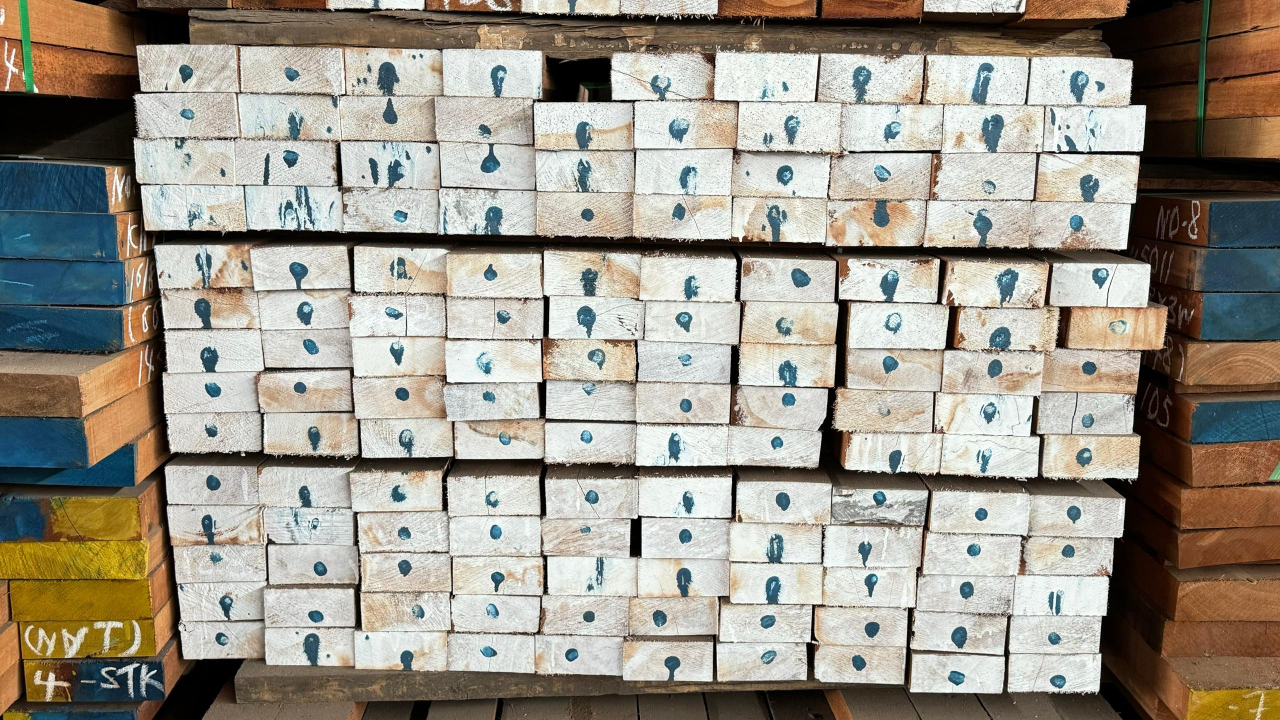
#> input picture src/assets/log_4.jpg, 2560 x 1440 px (shown at 1/2 size)
$ python main.py
#> lines starting #> are read from the running program, lines starting #| are printed output that depends on the picture; after the words box and inside, x2 and y2 are one past the last pixel; in counts of white or black regions, pixels touching at a corner belong together
### src/util/ImageHelper.py
import cv2
from matplotlib import pyplot as plt


class ImageHelper:

    def __init__(self):
        pass

    @staticmethod
    def load_image(img_url):
#> called with img_url = 'assets/log_4.jpg'
        if img_url is None:
            print(f"invalid image url")
            return
        return cv2.imread(img_url)
#> returned value is the input picture: shape (1440, 2560, 3); mean B, G, R 139.6, 151.2, 156.4

    @staticmethod
    def resize_window(img):
        return cv2.resize(img, (960, 540))

    # [17 lines left out: function read_and_plot_img, not called in this run]

### src/algorithm/polygon_detection.py
import cv2
from ..util.ImageHelper import ImageHelper
import numpy as np


# [70 lines left out: functions count_logs, rectangle_detect, not called in this run]


def detect(img_url):
    if img_url is None: return
    img = ImageHelper.load_image(img_url)

    gray = cv2.cvtColor(img, cv2.COLOR_BGR2GRAY)
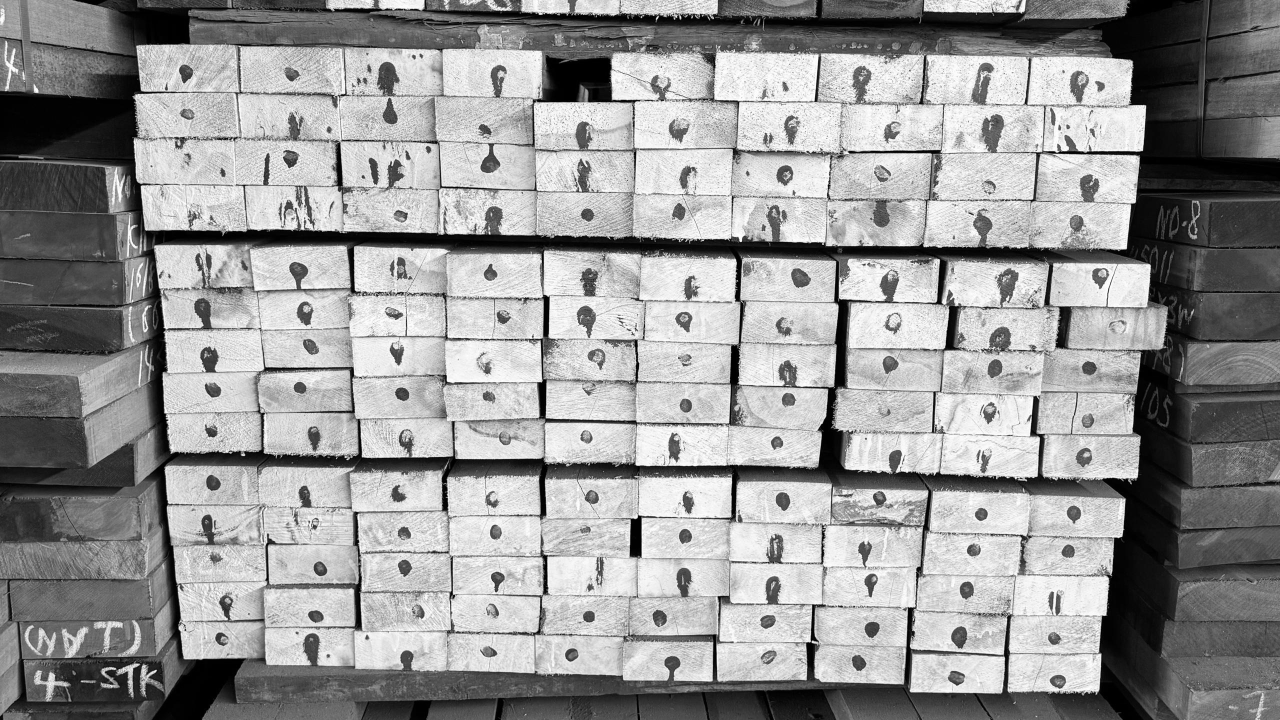
#> gray: shape (1440, 2560) (shown at 1/2 size); min 0, max 255, mean 151.4
    blur = cv2.medianBlur(gray, 5)
    blurred = cv2.GaussianBlur(blur, (5, 5), 0)

    sharpen_kernel = np.array([[-1, -1, -1], [-1, 9, -1], [-1, -1, -1]])
    sharpen = cv2.filter2D(blurred, -1, sharpen_kernel)

    thresh = cv2.threshold(sharpen, 183, 255, cv2.THRESH_BINARY)[1]
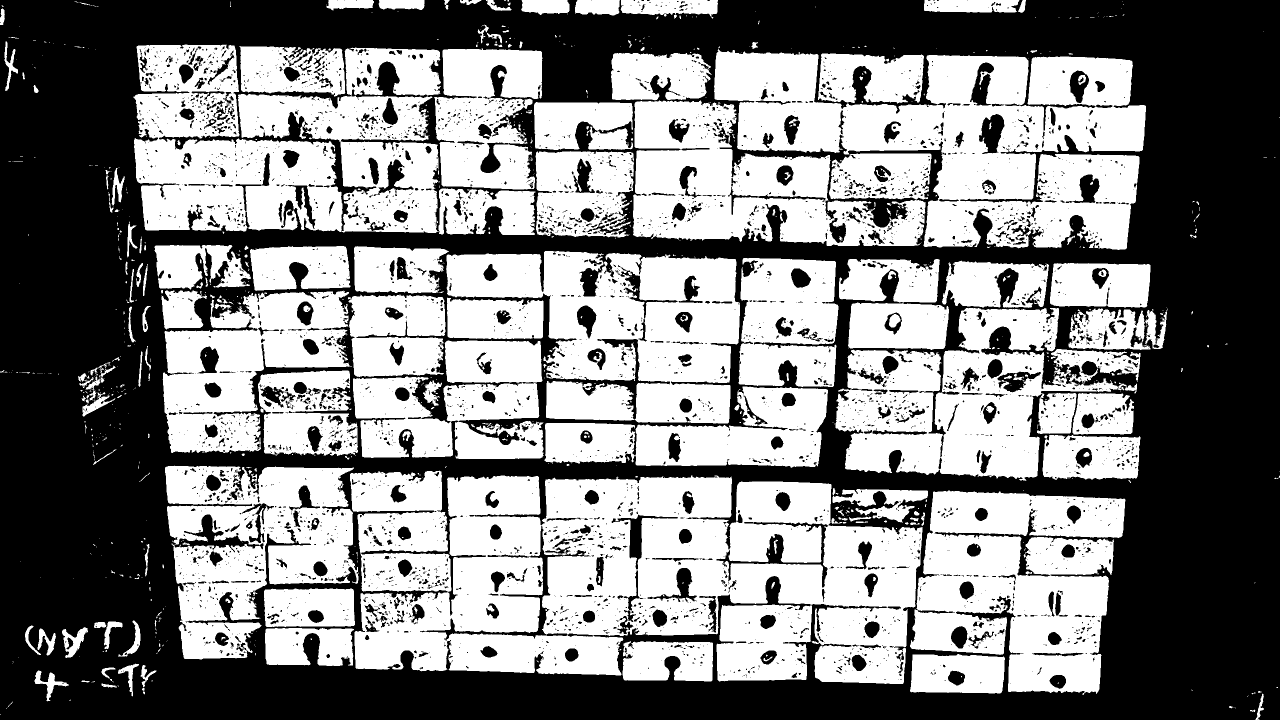
#> thresh: shape (1440, 2560) (shown at 1/2 size); 51.6% white; 4536 black regions (3692 under 20 px)
    kernel = cv2.getStructuringElement(cv2.MORPH_RECT, (1, 1))
    close = cv2.morphologyEx(thresh, cv2.MORPH_RECT, kernel, iterations=1)

    contours, _ = cv2.findContours(close.copy(), cv2.RETR_EXTERNAL, cv2.CHAIN_APPROX_SIMPLE)
#> contours = 869 contours, 724 with area under 20; largest, box (x1, y1, x2, y2) and area: (700, 941, 1845, 1368) 386159, (1428, 97, 2292, 500) 198736, (267, 89, 882, 466) 178338, (892, 502, 1480, 847) 130475, (1820, 981, 2251, 1390) 125324

    min_contour_area = 200  # Adjust this value based on the typical size of logs in your images
    #filtered_contours = [cnt for cnt in contours if cv2.contourArea(cnt) > min_contour_area]

    filtered_contours = []
    for cnt in contours:
        ep = 0.02 * cv2.arcLength(cnt, True)
        approx = cv2.approxPolyDP(cnt, ep, True)
        print(len(approx))

        if len(approx) == 4:
            x, y, w, h = cv2.boundingRect(approx)
            cv2.rectangle(img, (x, y), (x + w, y + h), (0, 0, 255), 5)

        area = cv2.contourArea(cnt)
        if area > min_contour_area:
            filtered_contours.append(cnt)
#> this loop made 869 passes
#> (ep, approx, x, y, w, h, area) on pass 31: (10.67, [[2009, 1316], [1825, 1309], [1820, 1382], [2000, 1386]], 1820, 1309, 190, 78, 13500.5)
#> (ep, x, y, w, h) on passes 73, 80, 90, 112, 118, 128: (0.08, 326, 1217, 2, 2), (10.53, 528, 1177, 182, 77), (0.148, 259, 1153, 4, 2), (0.108, 287, 1097, 2, 3), (2.9, 289, 1088, 9, 65), (0.08, 1792, 1056, 2, 2)
#| 2
#| 13
#| 4
#| 2
#| 12
#| 5
#| 4
#| 4
#> (further printed lines are left out)
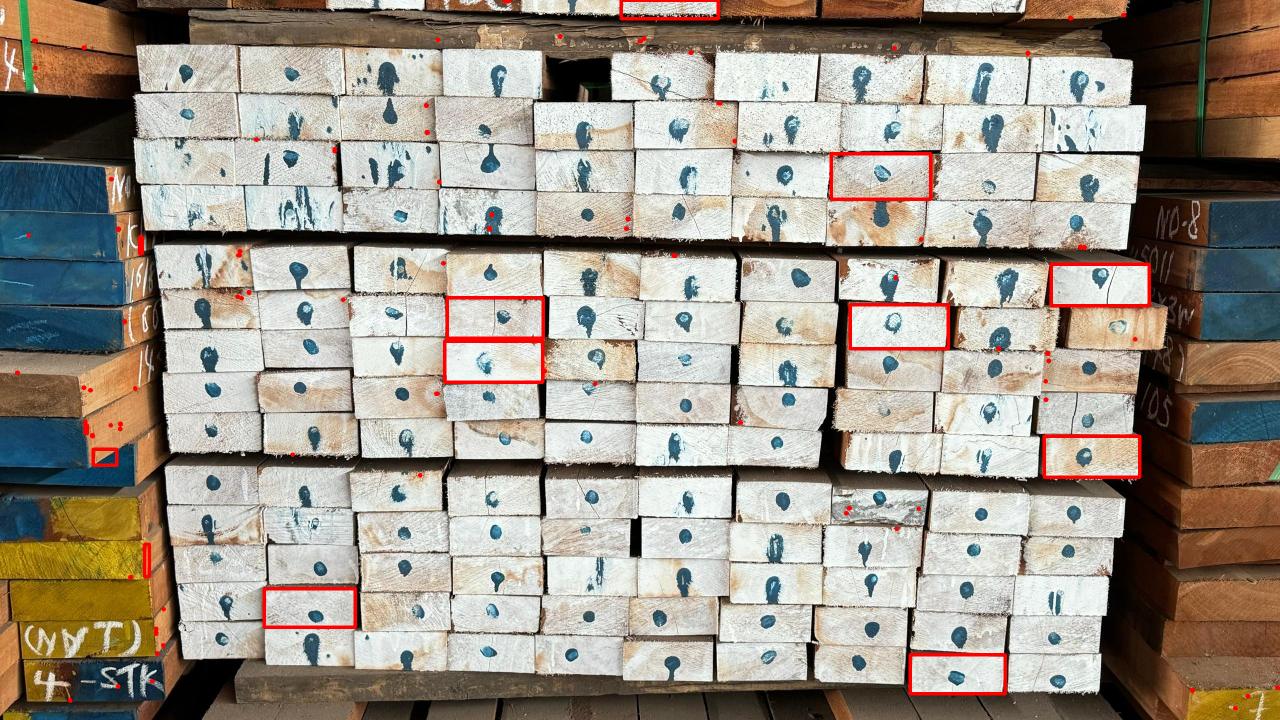
#> img: shape (1440, 2560, 3) (shown at 1/2 size); 1.13% of pixels changed, all inside (x1, y1, x2, y2) = (30, 0, 2560, 1421)
#> after the loop, filtered_contours = 68 contours; largest, box (x1, y1, x2, y2) and area: (700, 941, 1845, 1368) 386159, (1428, 97, 2292, 500) 198736, (267, 89, 882, 466) 178338, (892, 502, 1480, 847) 130475, (1820, 981, 2251, 1390) 125324

    num_logs = len(filtered_contours)
#> num_logs = 68

    #cv2.drawContours(img, filtered_contours, -1, (0, 255, 0), 2)  # Green contours

    cv2.imshow("Contours", ImageHelper.resize_window(img))
#> in resize_window, `return cv2.resize(img, (960, 540))`:
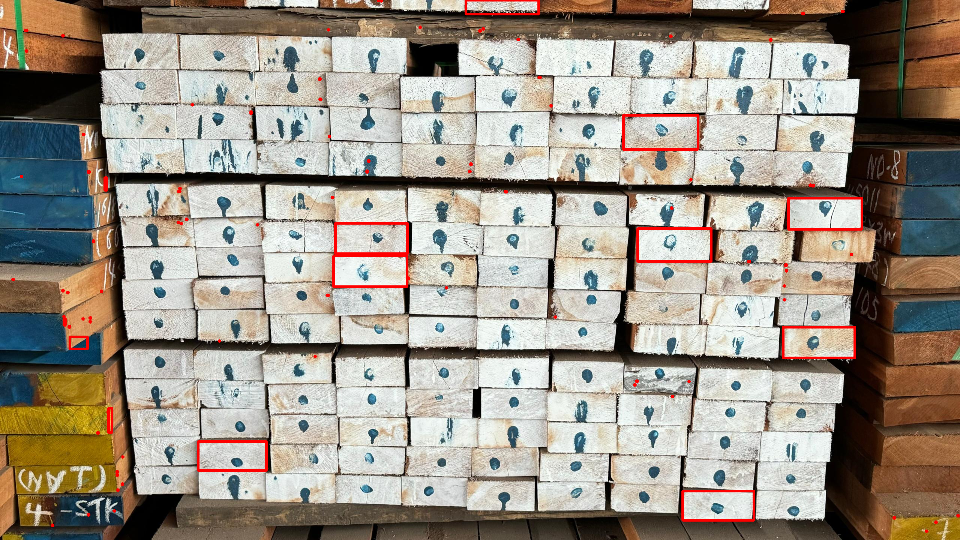
#> returned value: shape (540, 960, 3); mean of channels 0, 1, 2 138, 149.4, 157.4; drawn as B, G, R
    cv2.imshow("close", ImageHelper.resize_window(close))
#> in resize_window (call 2), `return cv2.resize(img, (960, 540))`:
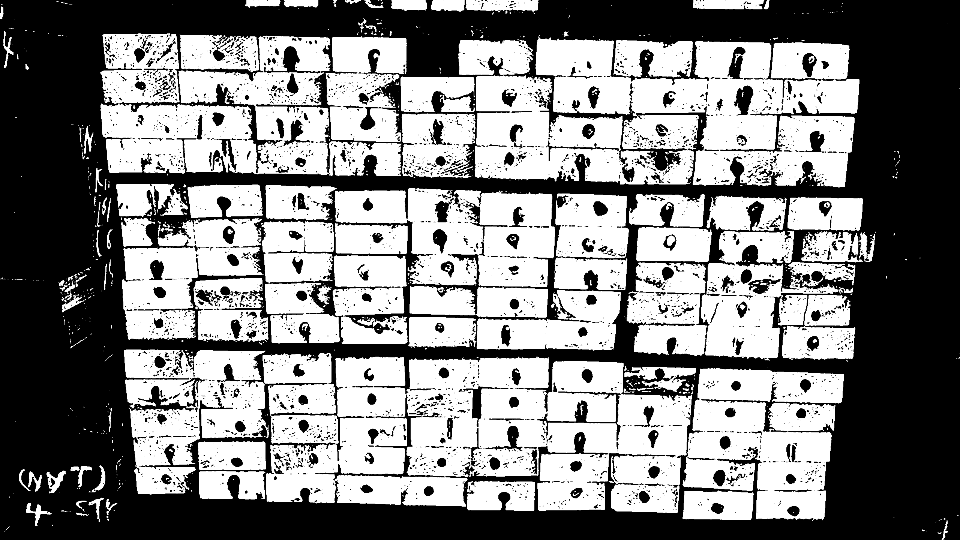
#> returned value: shape (540, 960); min 0, max 255, mean 131.5
    cv2.waitKey(0)
    cv2.destroyAllWindows()
    return num_logs


# AI generated code
# [30 lines left out: function detect_logs, not called in this run]

### src/main.py
from src.algorithm import polygon_detection as polygon_detect

img_url = "assets/log_4.jpg"
num_logs = polygon_detect.detect(img_url)
#> num_logs = 68

print(num_logs)
#| 68
#polygon_detect.detect_logs(img_url)

$ run again, with src/assets/log_1.jpg copied over src/assets/log_4.jpg
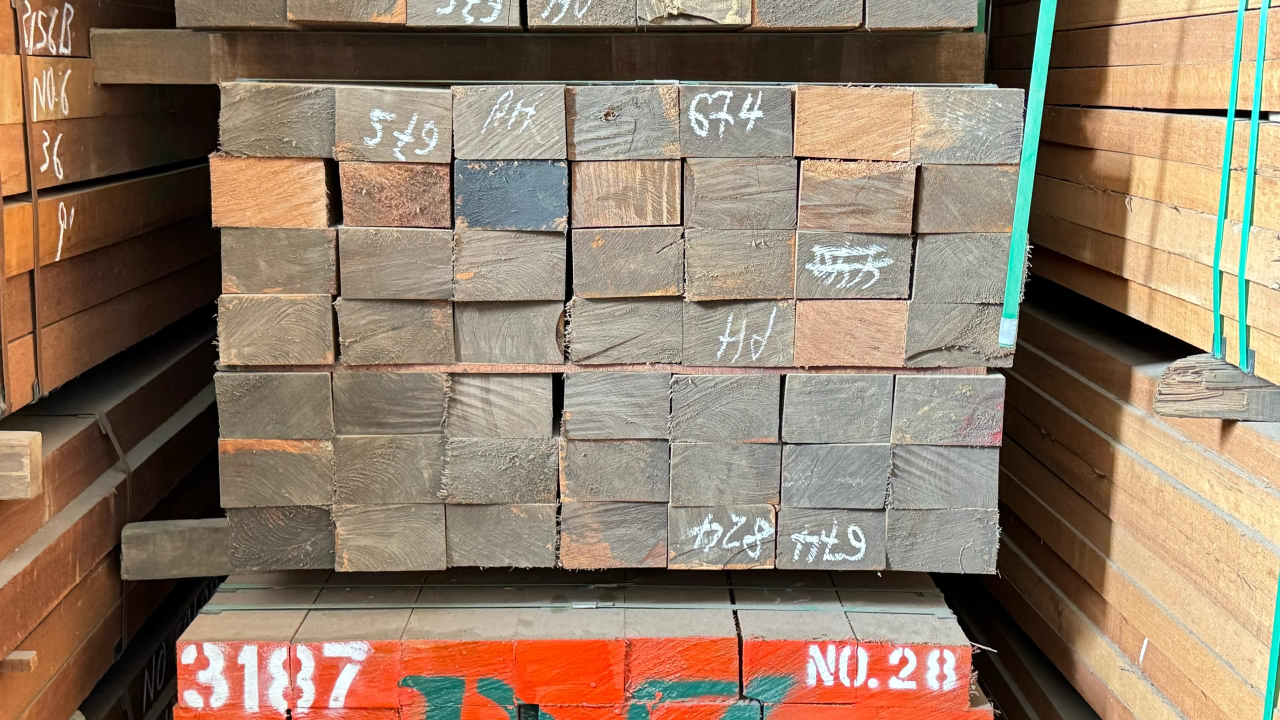
#> input picture src/assets/log_1.jpg, 2560 x 1440 px (shown at 1/2 size)
#> in load_image, returned value is the input picture: shape (1440, 2560, 3); mean B, G, R 104.5, 124.4, 144.9
#> thresh: shape (1440, 2560); 22% white; 6994 white regions (5722 under 20 px)
#> contours = 6786 contours, 5951 with area under 20; largest, box (x1, y1, x2, y2) and area: (2169, 0, 2560, 1440) 382792, (1010, 160, 2049, 455) 59562, (441, 164, 1132, 319) 34165, (1551, 480, 1839, 737) 29972, (848, 1207, 1592, 1283) 26518
#> the loop in detect, `for cnt in contours:` made 6786 passes
#> (ep, x, y, w, h) on passes 74, 79, 153, 154, 157, 160, 161, 163: (0.08, 1132, 1409, 2, 2), (0.177, 897, 1408, 5, 2), (0.0966, 1523, 1365, 3, 2), (0.108, 1340, 1364, 2, 3), (0.177, 1475, 1362, 2, 5), (0.125, 1877, 1361, 3, 3), (0.165, 1848, 1361, 4, 3), (0.188, 356, 1361, 2, 5)
#> (printed output is left out)
#> after the loop in detect, `for cnt in contours:`:
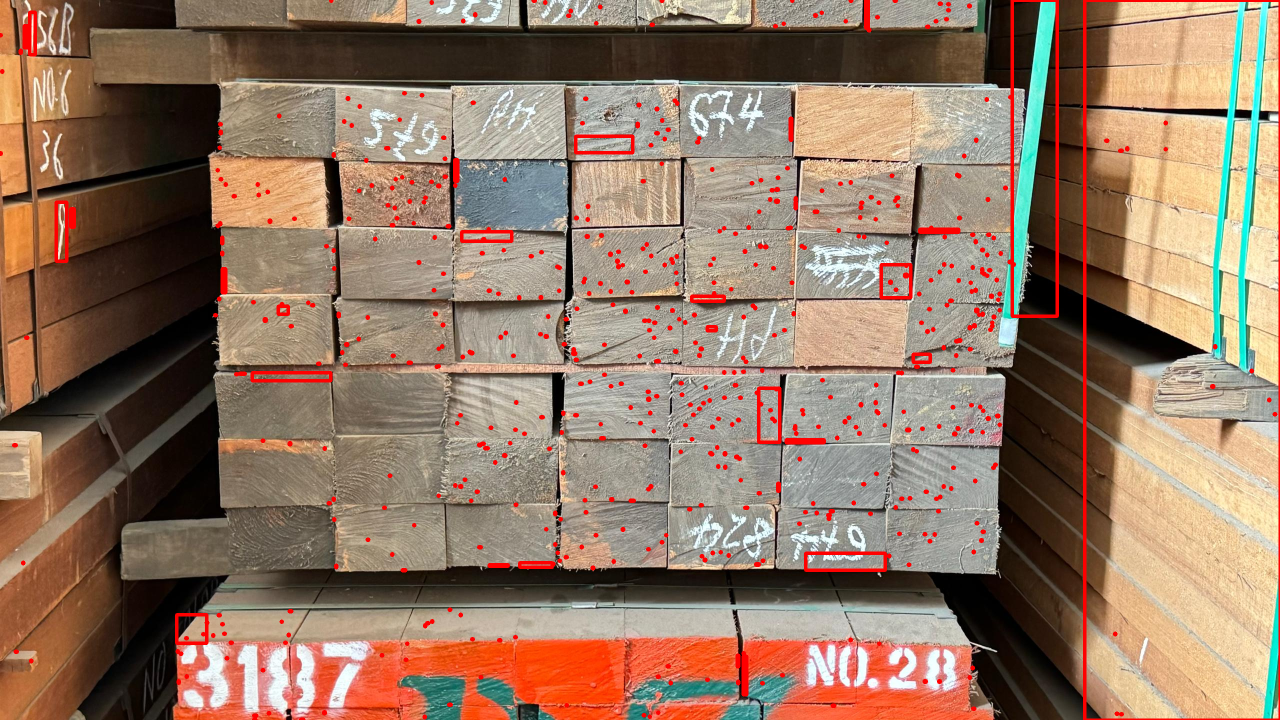
#> img: shape (1440, 2560, 3) (shown at 1/2 size); 2.7% of pixels changed, all inside (x1, y1, x2, y2) = (0, 0, 2560, 1440)
#> after the loop in detect, `for cnt in contours:`: filtered_contours = 160 contours; largest, box (x1, y1, x2, y2) and area: (2169, 0, 2560, 1440) 382792, (1010, 160, 2049, 455) 59562, (441, 164, 1132, 319) 34165, (1551, 480, 1839, 737) 29972, (848, 1207, 1592, 1283) 26518
#> in detect, `num_logs = len(filtered_contours)`: num_logs = 160
#> in resize_window (call 2), `return cv2.resize(img, (960, 540))`:
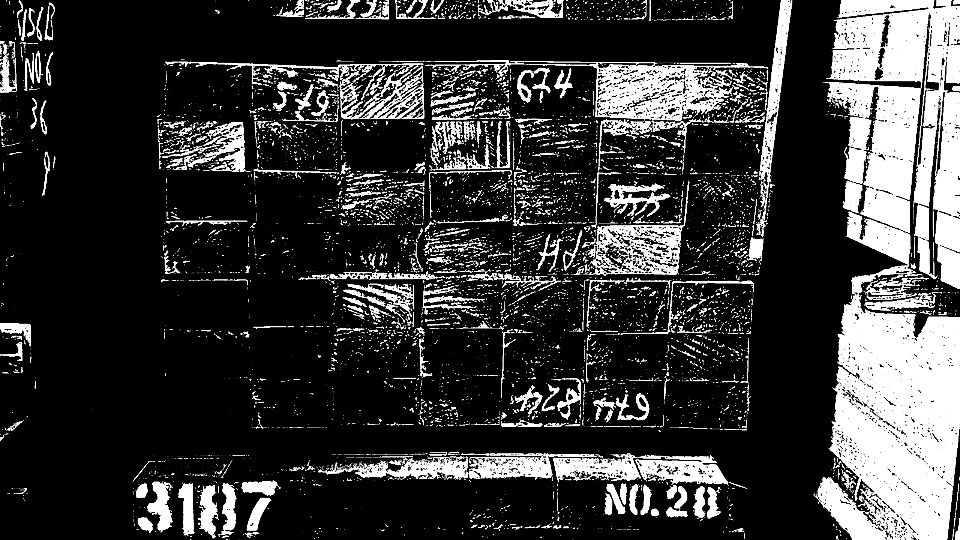
#> returned value: shape (540, 960); min 0, max 255, mean 56.1
#| 160
